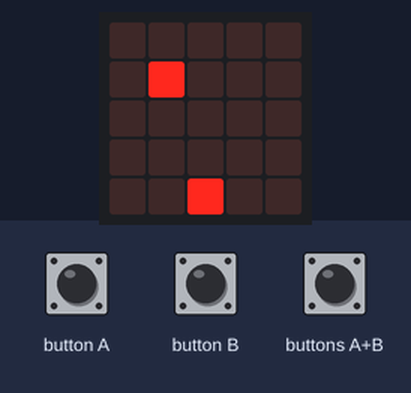
The program below on a simulated BBC micro:bit (MakeCode). Shown: the board's 5×5 LED display. The inputs (shaded band) are chosen by the test bench. Random numbers come from a fixed seed.

Above: at 2.6 s.
2.7 s: buttons A+B pressed for 0.15 s
At 3.0 s:
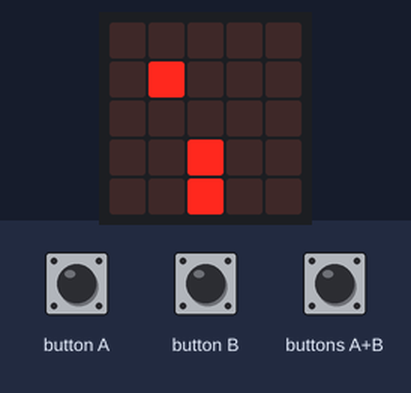
3.4 s: button B pressed for 0.15 s
At 5.4 s:
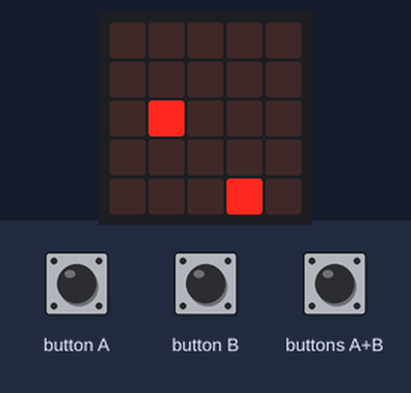
6.5 s: button A pressed for 0.15 s
At 9.3 s:
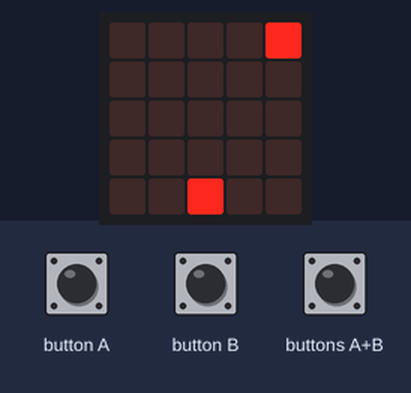
9.6 s: buttons A+B pressed for 1 s
At 10.75 s:
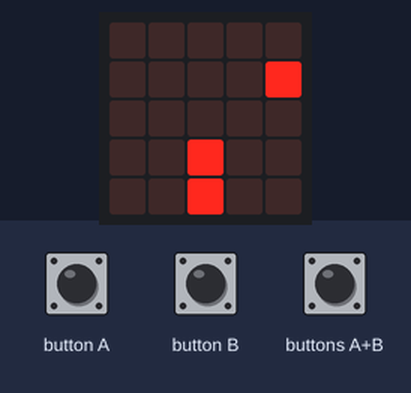
11.2 s: button A pressed for 0.15 s
At 12.4 s:
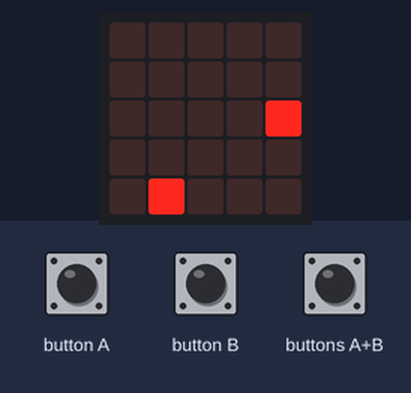
14.3 s: button B pressed for 0.15 s
At 15.1 s:
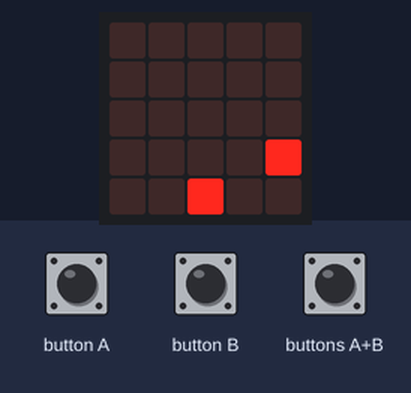
Timing chart, 0 to 17.3 s (numbered marks = the images above; inputs shaded):
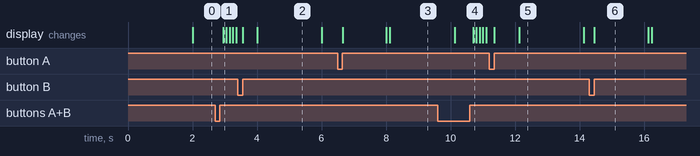

The program:

main.ts
```typescript
input.onButtonPressed(Button.A, function () {
    Nave.change(LedSpriteProperty.X, -1)
})
input.onButtonPressed(Button.AB, function () {
    Bala = game.createSprite(Nave.get(LedSpriteProperty.X), Nave.get(LedSpriteProperty.Y))
    for (let index = 0; index < 4; index++) {
        basic.pause(100)
        Bala.change(LedSpriteProperty.Y, -1)
        if (Bala.isTouching(Enemigo)) {
            Enemigo.delete()
            Bala.delete()
            game.addScore(1)
        }
    }
    if (Bala.get(LedSpriteProperty.Y) == 0) {
        basic.pause(100)
        Bala.delete()
    }
})
input.onButtonPressed(Button.B, function () {
    Nave.change(LedSpriteProperty.X, 1)
})
let Enemigo: game.LedSprite = null
let Bala: game.LedSprite = null
let Nave: game.LedSprite = null
Nave = game.createSprite(2, 4)
game.setScore(0)
basic.forever(function () {
    Enemigo = game.createSprite(randint(0, 4), 0)
    for (let index = 0; index < 4; index++) {
        basic.pause(2000)
        Enemigo.change(LedSpriteProperty.Y, 1)
        if (Enemigo.isTouching(Nave)) {
            game.gameOver()
        }
    }
    if (Enemigo.get(LedSpriteProperty.Y) == 4) {
        basic.pause(100)
        Enemigo.delete()
    }
})
```

test.ts
```typescript
// aquí va el archivo "tests"; esto no se compilará cuando este paquete se utilice como una extensión.
```

Measured:
- after the input at 2.7 s, the display: changes after 0.25 s (image 1)
- what the display in image 2 shows lasts 2.0 s, from 4.0 s to 6.0 s
- what the display in image 6 shows lasts 1.6 s, from 14.5 s to 16.1 s
